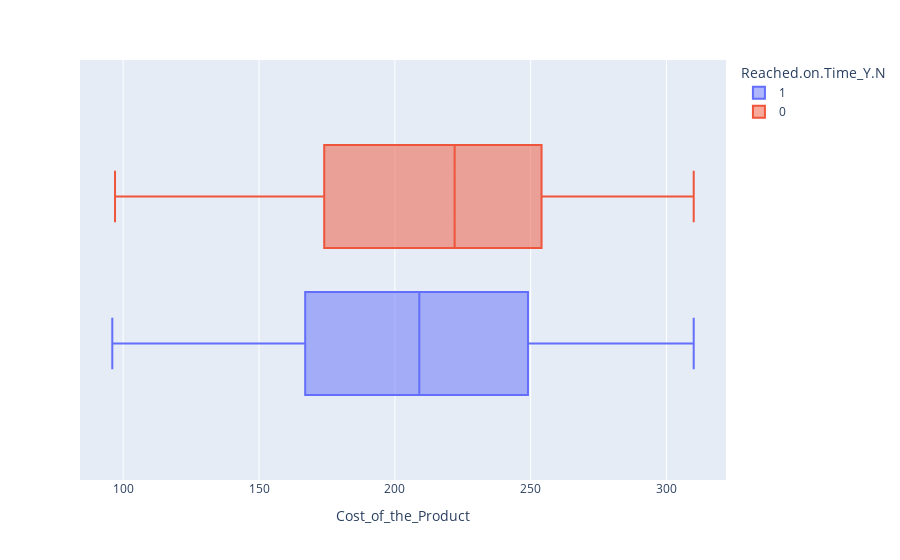

Notebook code for this chart:
### Code cell
#Products that arrived on time tended to be lighter 
px.box(df,x="Cost_of_the_Product",color="Reached.on.Time_Y.N")

### Figure 1 — Plotly figure (JSON) as saved in the notebook; plotly's stock layout.template omitted (floating-point values rounded to 4 significant figures; data arrays with more than 128 entries replaced by an {"elided": "..."} marker saying what was removed)
{"data": [{"alignmentgroup": "True", "hovertemplate": "Reached.on.Time_Y.N=1<br>Cost_of_the_Product=%{x}<extra></extra>", "legendgroup": "1", "marker": {"color": "#636efa"}, "name": "1", "notched": false, "offsetgroup": "1", "orientation": "h", "showlegend": true, "type": "box", "x": {"elided": "6563 int values"}, "x0": " ", "xaxis": "x", "y0": " ", "yaxis": "y"}, {"alignmentgroup": "True", "hovertemplate": "Reached.on.Time_Y.N=0<br>Cost_of_the_Product=%{x}<extra></extra>", "legendgroup": "0", "marker": {"color": "#EF553B"}, "name": "0", "notched": false, "offsetgroup": "0", "orientation": "h", "showlegend": true, "type": "box", "x": {"elided": "4436 int values"}, "x0": " ", "xaxis": "x", "y0": " ", "yaxis": "y"}], "layout": {"boxmode": "group", "legend": {"title": {"text": "Reached.on.Time_Y.N"}, "tracegroupgap": 0}, "margin": {"t": 60}, "xaxis": {"anchor": "y", "domain": [0, 1], "title": {"text": "Cost_of_the_Product"}}, "yaxis": {"anchor": "x", "domain": [0, 1]}}}
